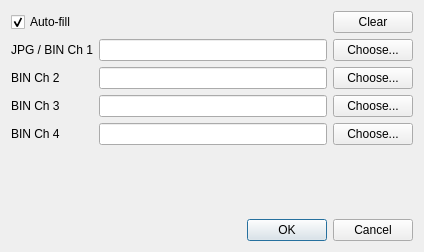
<?xml version="1.0" encoding="UTF-8"?>
<ui version="4.0">
 <class>OpenDialog</class>
 <widget class="QDialog" name="OpenDialog">
  <property name="geometry">
   <rect>
    <x>0</x>
    <y>0</y>
    <width>424</width>
    <height>252</height>
   </rect>
  </property>
  <property name="windowTitle">
   <string>Dialog</string>
  </property>
  <layout class="QGridLayout" name="gridLayout">
   <item row="4" column="0">
    <widget class="QLabel" name="label_4">
     <property name="text">
      <string>BIN Ch 4</string>
     </property>
    </widget>
   </item>
   <item row="3" column="1">
    <widget class="QLineEdit" name="ch3">
     <property name="layoutDirection">
      <enum>Qt::LeftToRight</enum>
     </property>
     <property name="text">
      <string/>
     </property>
    </widget>
   </item>
   <item row="6" column="0" colspan="3">
    <widget class="QDialogButtonBox" name="buttonBox">
     <property name="orientation">
      <enum>Qt::Horizontal</enum>
     </property>
     <property name="standardButtons">
      <set>QDialogButtonBox::Cancel|QDialogButtonBox::Ok</set>
     </property>
    </widget>
   </item>
   <item row="3" column="0">
    <widget class="QLabel" name="label_3">
     <property name="text">
      <string>BIN Ch 3</string>
     </property>
    </widget>
   </item>
   <item row="1" column="2">
    <widget class="QPushButton" name="ch1Btn">
     <property name="text">
      <string>Choose...</string>
     </property>
    </widget>
   </item>
   <item row="1" column="1">
    <widget class="QLineEdit" name="ch1">
     <property name="layoutDirection">
      <enum>Qt::LeftToRight</enum>
     </property>
     <property name="text">
      <string/>
     </property>
    </widget>
   </item>
   <item row="5" column="0" colspan="3">
    <spacer name="verticalSpacer">
     <property name="orientation">
      <enum>Qt::Vertical</enum>
     </property>
     <property name="sizeHint" stdset="0">
      <size>
       <width>20</width>
       <height>40</height>
      </size>
     </property>
    </spacer>
   </item>
   <item row="2" column="2">
    <widget class="QPushButton" name="ch2Btn">
     <property name="text">
      <string>Choose...</string>
     </property>
    </widget>
   </item>
   <item row="3" column="2">
    <widget class="QPushButton" name="ch3Btn">
     <property name="text">
      <string>Choose...</string>
     </property>
    </widget>
   </item>
   <item row="4" column="1">
    <widget class="QLineEdit" name="ch4">
     <property name="layoutDirection">
      <enum>Qt::LeftToRight</enum>
     </property>
     <property name="text">
      <string/>
     </property>
    </widget>
   </item>
   <item row="2" column="1">
    <widget class="QLineEdit" name="ch2">
     <property name="layoutDirection">
      <enum>Qt::LeftToRight</enum>
     </property>
     <property name="text">
      <string/>
     </property>
    </widget>
   </item>
   <item row="2" column="0">
    <widget class="QLabel" name="label_2">
     <property name="text">
      <string>BIN Ch 2</string>
     </property>
    </widget>
   </item>
   <item row="1" column="0">
    <widget class="QLabel" name="label">
     <property name="text">
      <string>JPG / BIN Ch 1</string>
     </property>
    </widget>
   </item>
   <item row="4" column="2">
    <widget class="QPushButton" name="ch4Btn">
     <property name="text">
      <string>Choose...</string>
     </property>
    </widget>
   </item>
   <item row="0" column="2">
    <widget class="QPushButton" name="clear">
     <property name="text">
      <string>Clear</string>
     </property>
    </widget>
   </item>
   <item row="0" column="0" colspan="2">
    <widget class="QCheckBox" name="autofill">
     <property name="text">
      <string>Auto-fill</string>
     </property>
     <property name="checked">
      <bool>true</bool>
     </property>
    </widget>
   </item>
  </layout>
 </widget>
 <resources/>
 <connections>
  <connection>
   <sender>buttonBox</sender>
   <signal>accepted()</signal>
   <receiver>OpenDialog</receiver>
   <slot>accept()</slot>
   <hints>
    <hint type="sourcelabel">
     <x>248</x>
     <y>254</y>
    </hint>
    <hint type="destinationlabel">
     <x>157</x>
     <y>274</y>
    </hint>
   </hints>
  </connection>
  <connection>
   <sender>buttonBox</sender>
   <signal>rejected()</signal>
   <receiver>OpenDialog</receiver>
   <slot>reject()</slot>
   <hints>
    <hint type="sourcelabel">
     <x>316</x>
     <y>260</y>
    </hint>
    <hint type="destinationlabel">
     <x>286</x>
     <y>274</y>
    </hint>
   </hints>
  </connection>
 </connections>
</ui>
